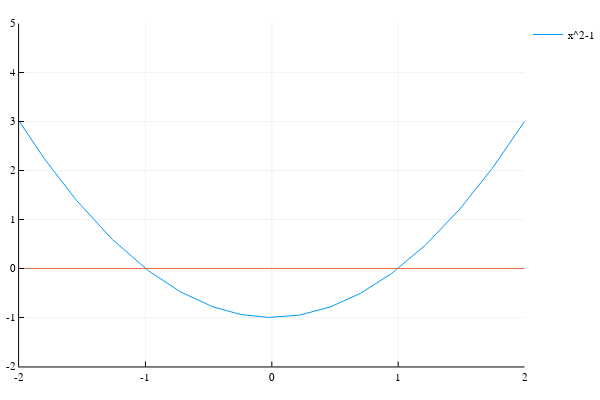

Notebook code for this chart:
### Markdown cell above
### Multiplicity

The function $x^2-1$ intersects the x-axis twice.

### Code cell
plot(x->x^2-1,label="x^2-1")
hline!([0],label="")
plot!(xlims=(-2,2),ylims=(-2,5))

### Figure 1 — Plotly figure (JSON) as saved in the notebook; plotly's stock layout.template omitted (floating-point values rounded to 4 significant figures)
{"data": [{"colorbar": {"title": ""}, "hoverinfo": "text", "legendgroup": "x^2-1", "line": {"color": "rgba(0, 154, 250, 1.000)", "dash": "solid", "shape": "linear", "width": 1}, "mode": "lines", "name": "x^2-1", "showlegend": true, "text": [null, null, null, null, null, null, null, null, null, null, null, null, null, null, null, null, null, null, null, null, null, null, null, null, null, null, null, null, null, null, null, null, null, null, null, null, null, null, null, null, null], "type": "scatter", "x": [-5, -4.951, -4.902, -4.451, -3.999, -3.728, -3.457, -3.227, -2.998, -2.749, -2.499, -2.27, -2.04, -1.794, -1.547, -1.262, -0.9767, -0.7231, -0.4694, -0.2471, -0.02468, 0.2178, 0.4602, 0.7041, 0.948, 1.218, 1.487, 1.744, 2.001, 2.267, 2.534, 2.759, 2.983, 3.257, 3.532, 3.789, 4.047, 4.46, 4.873, 4.936, 5], "xaxis": "x1", "y": [24, 23.51, 23.03, 18.81, 14.99, 12.9, 10.95, 9.415, 7.987, 6.555, 5.247, 4.152, 3.162, 2.217, 1.394, 0.5927, -0.04615, -0.4772, -0.7796, -0.939, -0.9994, -0.9526, -0.7882, -0.5042, -0.1012, 0.4828, 1.212, 2.041, 3.002, 4.141, 5.422, 6.61, 7.9, 9.611, 11.47, 13.36, 15.38, 18.89, 22.75, 23.37, 24], "yaxis": "y1", "zmax": null, "zmin": null}, {"colorbar": {"title": ""}, "hoverinfo": "text", "legendgroup": "", "line": {"color": "rgba(227, 111, 71, 1.000)", "dash": "solid", "shape": "linear", "width": 1}, "mode": "lines", "name": "", "showlegend": false, "text": [null, null], "type": "scatter", "x": [-402, 402], "xaxis": "x1", "y": [0, 0], "yaxis": "y1", "zmax": null, "zmin": null}], "layout": {"annotations": [], "height": 400, "legend": {"bgcolor": "rgba(255, 255, 255, 1.000)", "bordercolor": "rgba(0, 0, 0, 1.000)", "font": {"color": "rgba(0, 0, 0, 1.000)", "family": "sans-serif", "size": 11}, "tracegroupgap": 0, "x": 1, "y": 1}, "margin": {"b": 20, "l": 0, "r": 0, "t": 20}, "paper_bgcolor": "rgba(255, 255, 255, 1.000)", "plot_bgcolor": "rgba(255, 255, 255, 1.000)", "showlegend": true, "width": 600, "xaxis": {"anchor": "y1", "domain": [0.03619, 0.9934], "gridcolor": "rgba(0, 0, 0, 0.100)", "gridwidth": 0.5, "linecolor": "rgba(0, 0, 0, 1.000)", "mirror": false, "range": [-2, 2], "showgrid": true, "showline": true, "showticklabels": true, "tickangle": 0, "tickcolor": "rgb(0, 0, 0)", "tickfont": {"color": "rgba(0, 0, 0, 1.000)", "family": "sans-serif", "size": 11}, "tickmode": "array", "ticks": "inside", "ticktext": ["-2", "-1", "0", "1", "2"], "tickvals": [-2, -1, 0, 1, 2], "title": "", "titlefont": {"color": "rgba(0, 0, 0, 1.000)", "family": "sans-serif", "size": 15}, "type": "-", "visible": true, "zeroline": false, "zerolinecolor": "rgba(0, 0, 0, 1.000)"}, "yaxis": {"anchor": "x1", "domain": [0.03762, 0.9902], "gridcolor": "rgba(0, 0, 0, 0.100)", "gridwidth": 0.5, "linecolor": "rgba(0, 0, 0, 1.000)", "mirror": false, "range": [-2, 5], "showgrid": true, "showline": true, "showticklabels": true, "tickangle": 0, "tickcolor": "rgb(0, 0, 0)", "tickfont": {"color": "rgba(0, 0, 0, 1.000)", "family": "sans-serif", "size": 11}, "tickmode": "array", "ticks": "inside", "ticktext": ["-2", "-1", "0", "1", "2", "3", "4", "5"], "tickvals": [-2, -1, 0, 1, 2, 3, 4, 5], "title": "", "titlefont": {"color": "rgba(0, 0, 0, 1.000)", "family": "sans-serif", "size": 15}, "type": "-", "visible": true, "zeroline": false, "zerolinecolor": "rgba(0, 0, 0, 1.000)"}}}
